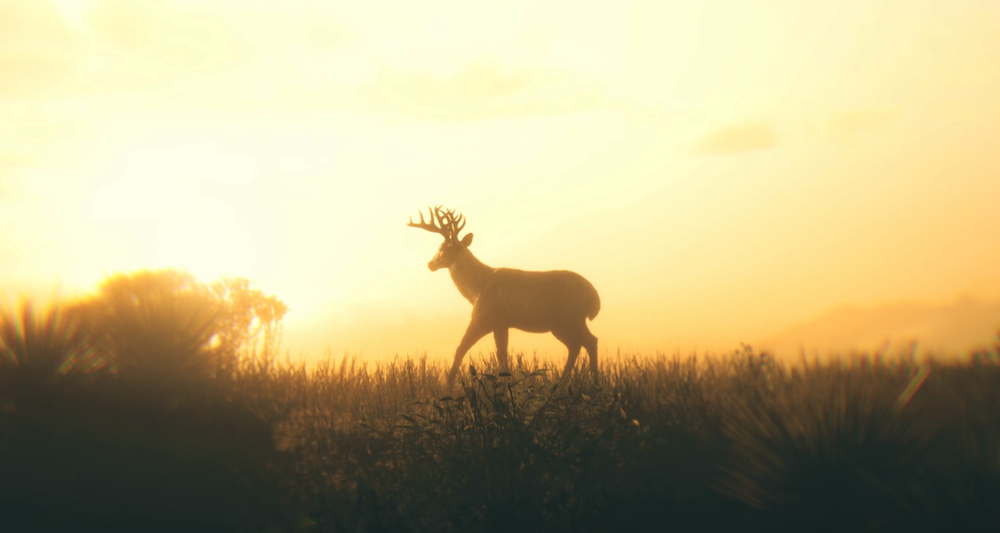
#> input picture LBP/LBPtest_image.png, 1000 x 533 px, shrunk from 2035 x 1084 before the run
$ python lbp_benchmark.py
#> lines starting #> are read from the running program, lines starting #| are printed output that depends on the picture
### LBP/LBP.py
import numpy as np
from pathlib import Path
from matplotlib import pyplot as plt
from collections import Counter
from PIL import Image
from liblocal.lbp_cy import LBPfunc_cython, compute_lbp_hist
from skimage import feature


class LBP:
    @staticmethod
    def _read_img(imPath: str, pad: int = 1, mode: str = "reflect") -> np.ndarray:
#> called with imPath = './LBPtest_image.png', pad = 1, mode = 'reflect'
        im = Image.open(imPath).convert("L")
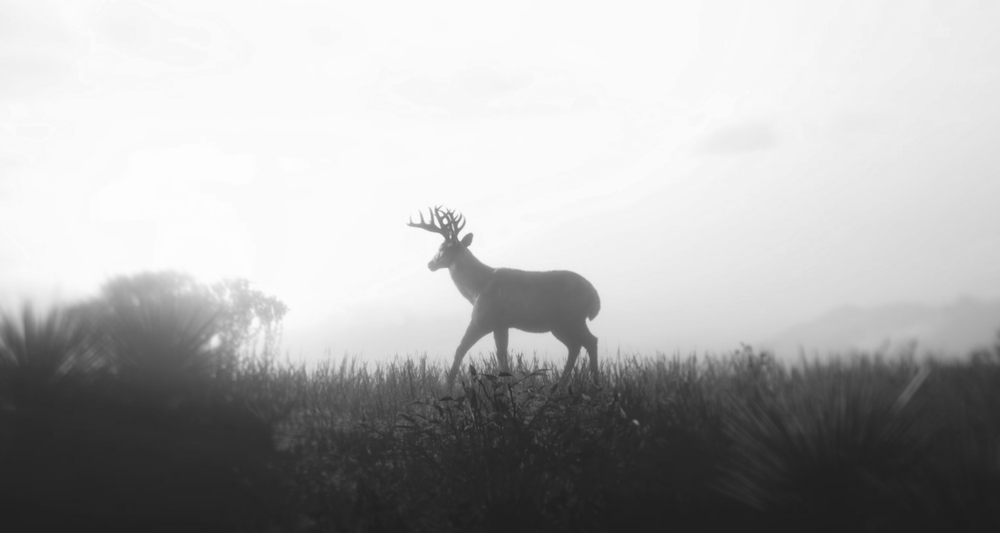
#> im: PIL image 1000x533 L; min 28, max 253, mean 173.5
        arr = np.array(im)
        padded = np.pad(arr, pad_width=((pad, pad), (pad, pad)), mode=mode)
        return padded

    @staticmethod
    def LBPkernel(im: np.ndarray, x, y) -> int:
        h, w = im.shape
        assert x + 2 < h and y + 2 < w, (
            f"Index out of bound,please check padding. x:{x},y:{y},h:{h},w:{w}"
        )
        patch = im[x : x + 3, y : y + 3].copy()
        patch = (patch >= patch[1, 1]).astype(np.uint8)
        idxs = [0, 1, 2, 5, 8, 7, 6, 3]
        bits = patch.reshape(-1)[idxs]
        val = int("".join(map(str, bits)), 2)
        return val

    def __call__(
        self, imPath: str, pad: int = 1, mode: str = "reflect"
    ) -> Counter[int]:
        arr = LBP._read_img(imPath, pad, mode)
        h, w = arr.shape
        res = Counter(
            LBP.LBPkernel(arr, x, y)
            for x in range(0, h - 2, 2)
            for y in range(0, w - 2, 2)
        )
        return res


# [23 lines left out: function LBPfunc, not called in this run]


class LBPcython:
    # [6 lines left out: function _read_img, not called in this run]

    def __call__(
        self, imPath: str, pad: int = 1, mode: str = "reflect"
    ) -> Counter[int]:
        arr = LBP._read_img(imPath, pad, mode).astype(np.uint8, copy=False)
        hist = compute_lbp_hist(arr)  # ndarray shape=(256,), dtype=int64
        return Counter({i: int(hist[i]) for i in range(256) if hist[i]})


# [60 lines left out: functions LBPskimage, walk_dir, not called in this run]


# [3 lines that do not run on import are left out]

### LBP/lbp_benchmark.py
from LBP import LBP, LBPcython, LBPfunc, LBPskimage
from liblocal.lbp_cy import LBPfunc_cython
import time
import os
import numpy as np
import argparse


def _to_hist256(x):
    """把 ndarray / dict / Counter 统一转成长度256的np.int64直方图。"""
    if isinstance(x, np.ndarray):
        if x.shape == (256,):
            return x.astype(np.int64, copy=False)
        h = np.zeros(256, dtype=np.int64)
        n = min(256, x.shape[0])
        h[:n] = x[:n]
        return h
    # dict / Counter
    h = np.zeros(256, dtype=np.int64)
    for k, v in dict(x).items():
        if 0 <= int(k) < 256:
            h[int(k)] = int(v)
    return h


def benchmark_lbp(im_path, pad=1, mode="reflect", runs=5, set_threads=None):
    # 可选：控制 OpenMP 线程数（不传则沿用当前环境）
    if set_threads is not None:
        os.environ["OMP_NUM_THREADS"] = str(set_threads)

    # 预读一次，拿到窗口数
    arr = LBP._read_img(im_path, pad=pad, mode=mode)
    H, W = arr.shape
#> H = 535; W = 1002
    # n_windows = (H - 2) * (W - 2)

    n_windows_height = (H - 3) // 2 + 1  # 高度方向上的窗口数
#> n_windows_height = 267
    n_windows_width = (W - 3) // 2 + 1  # 宽度方向上的窗口数
#> n_windows_width = 500

    n_windows = n_windows_height * n_windows_width  # 总窗口数
#> n_windows = 133500
    megapixels = n_windows / 1e6
#> megapixels = 0.134

    print(
        f"[Info] image shape={H}x{W}, pad={pad}, windows={n_windows} (~{megapixels:.3f} Mpx)"
    )
#| [Info] image shape=535x1002, pad=1, windows=133500 (~0.134 Mpx)
    if (H < 3) or (W < 3):
        raise ValueError("Image too small (<3x3) after padding")

    # 实例化类
    py_exec = LBP()
    cy_exec = LBPcython()  # 你已有的 Cython 封装类

    # ---- warm-up ----
    _ = py_exec(im_path, pad=pad, mode=mode)
#> in LBPkernel, `patch = im[x : x + 3, y : y + 3].copy()`: patch = [[243, 243, 243], [244, 244, 244], [243, 243, 243]]
#> in LBPkernel, `patch = (patch >= patch[1, 1]).astype(np.uint8)`: patch = [[0, 0, 0], [1, 1, 1], [0, 0, 0]]
#> in LBPkernel, `bits = patch.reshape(-1)[idxs]`: bits = [0, 0, 0, 1, 0, 0, 0, 1]
#> in __call__, `res = Counter( LBP.LBPkernel(arr, x, y) for x in range(0, h - 2, 2) fo..`: res = 254 items
    _ = cy_exec(im_path, pad=pad, mode=mode)

    # ---- Python LBP ----
    t_list = []
    hist_py = None
    for _ in range(runs):
        t0 = time.perf_counter()
        res = py_exec(im_path, pad=pad, mode=mode)
        t1 = time.perf_counter()
        t_list.append(t1 - t0)
        if hist_py is None:
            hist_py = _to_hist256(res)
    t_py = sum(t_list) / len(t_list)
    print(f"Time py: {t_py}")

    # ---- Cython LBP ----
    t_list = []
    hist_cy = None
    for _ in range(runs):
        t0 = time.perf_counter()
        res = cy_exec(im_path, pad=pad, mode=mode)
        t1 = time.perf_counter()
        t_list.append(t1 - t0)
        if hist_cy is None:
            hist_cy = _to_hist256(res)
    t_cy = sum(t_list) / len(t_list)
    print(f"Time cy: {t_cy}")

    # ---- LBPfunc ----
    t_list = []
    hist_func = None
    for _ in range(runs):
        t0 = time.perf_counter()
        res = LBPfunc(im_path, pad=pad, mode=mode)  # Direct function call
        t1 = time.perf_counter()
        t_list.append(t1 - t0)
        if hist_func is None:
            hist_func = _to_hist256(res)
    t_func = sum(t_list) / len(t_list)
    print(f"Time py func: {t_func}")

    # ---- LBPfunc_cython ----
    t_list = []
    hist_func_cy = None
    for _ in range(runs):
        t0 = time.perf_counter()
        res = LBPfunc_cython(im_path, pad=pad, mode=mode)  # Direct function call
        t1 = time.perf_counter()
        t_list.append(t1 - t0)
        if hist_func_cy is None:
            hist_func_cy = _to_hist256(res)
    t_func_cy = sum(t_list) / len(t_list)
    print(f"Time cy func: {t_func_cy}")

    # ---- LBPskimage ----
    t_list = []
    hist_skimage = None
    for _ in range(runs):
        t0 = time.perf_counter()
        res = LBPskimage(im_path)  # Direct function call
        t1 = time.perf_counter()
        t_list.append(t1 - t0)
        if hist_skimage is None:
            hist_skimage = _to_hist256(res)
    t_skimage = sum(t_list) / len(t_list)
    print(f"Time skimage: {t_skimage}")

    # 校验
    same_hist = (
        np.array_equal(hist_py, hist_cy)
        and np.array_equal(hist_py, hist_func)
        and np.array_equal(hist_py, hist_func_cy)
    )

    same_sum = (
        int(hist_py.sum())
        == int(hist_cy.sum())
        == int(hist_func.sum())
        == int(hist_func_cy.sum())
        == n_windows
    )

    # 吞吐量（窗口/秒、Mpx/s）
    tp_py = n_windows / t_py
    tp_cy = n_windows / t_cy
    tp_func = n_windows / t_func
    tp_func_cy = n_windows / t_func_cy
    tp_skimage = n_windows / t_skimage
    mp_py = tp_py / 1e6
    mp_cy = tp_cy / 1e6
    mp_func = tp_func / 1e6
    mp_func_cy = tp_func_cy / 1e6
    mp_skimage = tp_skimage / 1e6

    speedup_cy = t_py / t_cy if t_cy > 0 else float("inf")
    speedup_func = t_py / t_func if t_func > 0 else float("inf")
    speedup_func_cy = t_py / t_func_cy if t_func_cy > 0 else float("inf")
    speedup_skimage = t_py / t_skimage if t_skimage > 0 else float("inf")

    print("\n=== LBP Performance ===")
    print(
        f"Python  : {t_py:.6f} s  | throughput: {tp_py:,.0f} win/s ({mp_py:.2f} Mpx/s)"
    )
    print(
        f"Cython  : {t_cy:.6f} s  | throughput: {tp_cy:,.0f} win/s ({mp_cy:.2f} Mpx/s)"
    )
    print(
        f"LBPfunc : {t_func:.6f} s  | throughput: {tp_func:,.0f} win/s ({mp_func:.2f} Mpx/s)"
    )
    print(
        f"LBPfunc_cython : {t_func_cy:.6f} s  | throughput: {tp_func_cy:,.0f} win/s ({mp_func_cy:.2f} Mpx/s)"
    )
    print(
        f"LBPskimage : {t_skimage:.6f} s  | throughput: {tp_skimage:,.0f} win/s ({mp_skimage:.2f} Mpx/s)"
    )
    print(f"Speedup (cy): ×{speedup_cy:.2f}")
    print(f"Speedup (func): ×{speedup_func:.2f}")
    print(f"Speedup (cython func): ×{speedup_func_cy:.2f}")
    print(f"Speedup (skimage): ×{speedup_skimage:.2f}")
    print(
        f"Hist equal: {same_hist}  | sum check: {same_sum} (sum_py={hist_py.sum()}, sum_cy={hist_cy.sum()},sum_func={hist_func.sum()})"
    )

    # 若直方图不完全一致，打印前几个差异 bin 以便排查
    if not same_hist:
        diff = np.where(hist_py != hist_cy)[0]
        if diff.size:
            show = diff[:10]
            print("[Warn] first differing bins:", list(map(int, show)))
            for k in show:
                print(f"  bin {int(k):3d}: py={int(hist_py[k])}  cy={int(hist_cy[k])}")


if __name__ == "__main__":
    parser = argparse.ArgumentParser()
    parser.add_argument("--im_path", type=str, default="./LBPtest_image.png")
    parser.add_argument("--runs", type=int, default=5)
    parser.add_argument("--num_threads", type=int, default=8)
    args = parser.parse_args()

    im_path = args.im_path
    runs = args.runs
    num_threads = args.num_threads

    LBPExecutor = LBP()
    LBPcyExecutor = LBPcython()
    LBPfuncExecutor = LBPfunc

    # 跑基准：可改 runs / 线程数
    benchmark_lbp(im_path, pad=1, mode="reflect", runs=runs, set_threads=num_threads)
#> (the call stopped at in __call__, `hist = compute_lbp_hist(arr)`: liblocal is not available in this run)
